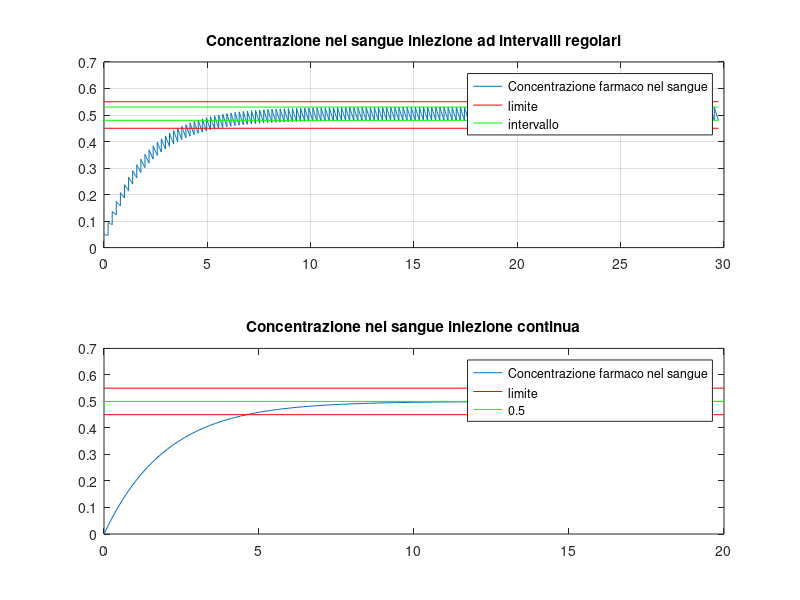
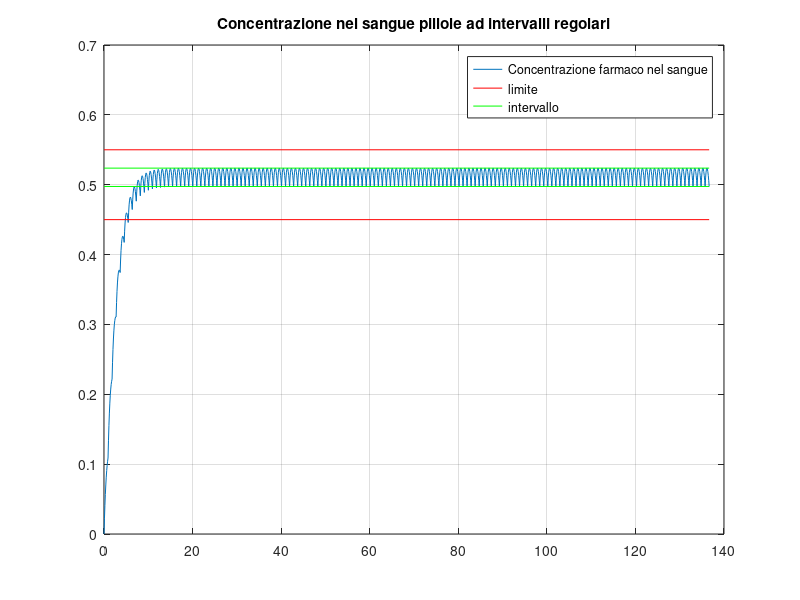

Source code (MATLAB) for these figures, in order:
clear
clc
close all

%% 1.0-Inizializzazione

k1=1;
k2=0.5;
b2=1;

A=[-k1 0;k1 -k2];
B=[0  b2]';
C=[0 1];
D=0;

sys=ss(A,B,C,D);

%% 1.1-Raggiungibilità con solo con inezione in vena

rank(ctrb(sys))

%Rank(marice di raggiungibilita')<2 --> sistema non completamente
%raggiungibile, solo la x2 punto lo è


%% 1.2.1 continuo
%uc per farlo tendere a 0.5
uc=(0.5*k2/b2);
[YC,TC,XC]=step(sys*uc);

%% 1.2.2-Iniezioni ad intervalli regolari

liminf=0.48;
limsup=0.53;
numeroImpulsi=150;
deltaImpulsi=-(log((liminf/limsup))/(k2));
ampiezzaImpulsi=(limsup-liminf)/b2;


t = linspace(0,deltaImpulsi,10);

x = [0 0];
Y = [];
X = [];
T = [];
for i = 1:numeroImpulsi
    [yl,tl,xl] = initial(sys,x,t);
    [yf,tf,xf] = impulse(sys*ampiezzaImpulsi,t);
    Y = [Y; yl+yf];
    X = [X; xl+xf];
    T = [T t+deltaImpulsi*(i-1)];
    x = [xf(end,:) + xl(end,:)];
end

%% 1.2.3-Grafici e vincoli

figure()

subplot(2,1,1)
    plot(T,Y)
    hold on 
    
    plot([0 T(length(T))],[0.55 0.55],'r')
    hold on 
    
    plot([0 T(length(T))],[limsup limsup],'g')
    hold on 
    
    plot([0 T(length(T))],[0.45 0.45],'r')
    hold on 
    
    plot([0 T(length(T))],[liminf liminf],'g')
    grid on
    
    title('Concentrazione nel sangue iniezione ad intervalli regolari')
    legend('Concentrazione farmaco nel sangue','limite','intervallo')

subplot(2,1,2)
    plot(TC,YC)
    hold on 

    plot([0 TC(length(TC))],[0.55 0.55],'r')
    hold on 
    
    plot([0 TC(length(TC))],[0.5 0.5],'g')
    hold on 
    
    plot([0 TC(length(TC))],[0.45 0.45],'r')
    hold on 
    
    title('Concentrazione nel sangue iniezione continua')
    legend('Concentrazione farmaco nel sangue','limite','0.5')

%% pulisco

clear
clc
close all

%% 2.0-Inizializazzione

clc
k1=1;
k2=0.5;
b1=0.5;
b2=1;

A=[-k1 0;k1 -k2];
B=[b1 0]';
C=[0 1];
D=0;

sys=ss(A,B,C,D);

%% 2.1-raggiungibilità ingestione

rank(ctrb(sys))

%Rank(marice di raggiungibilita')=2 --> sistema  completamente
%raggiungibile

%% 2.2-determinazione sperimentale
%tra 0.45-0.55
% deltaImpulsi=1.8220;
% ampiezzaImpulsi=0.9381;
% liminf=0.45;
% limsup=0.55;

% %circa tra 0.4975-0.52375
deltaImpulsi=1.8220/2;
ampiezzaImpulsi=0.9381/2;
liminf=0.4975;
limsup=0.52375;

numeroImpulsi=150;

t = linspace(0,deltaImpulsi,10);

x = [0 0];
Y = [];
X = [];
T = [];
for i = 1:numeroImpulsi
    [yl,tl,xl] = initial(sys,x,t);
    [yf,tf,xf] = impulse(sys*ampiezzaImpulsi,t);
    Y = [Y; yl+yf];
    X = [X; xl+xf];
    T = [T t+deltaImpulsi*(i-1)];
    x = xf(end,:) + xl(end,:);
end

%% 2.3-Grafici e vincoli

figure()

plot(T,Y)
hold on 

plot([0 T(length(T))],[0.55 0.55],'r')
hold on 

plot([0 T(length(T))],[limsup limsup],'g')
hold on 

plot([0 T(length(T))],[0.45 0.45],'r')
hold on 

plot([0 T(length(T))],[liminf liminf],'g')
grid on

title('Concentrazione nel sangue pillole ad intervalli regolari')
legend('Concentrazione farmaco nel sangue','limite','intervallo')

%% 2.4-Osservabilità del sistema

rank(obsv(sys))

%rango matrice osservabilità =2 ==> sistema completamente osservabile 

%% 2.5-osservabilità se cambia la trasformazione d'uscita 

%posso concludere che lo stato x1 diventerebbe osservabite mentre lo stato
%x2 non lo diventerebbe per il raggionamento iniziale che ha fatto il prof
%ragionamento (prima delle def di oss.tà):
%  _________________________schema_______________________
% |   ________________             ___________________   |
% |  |     x1(dot)    |---x1----> |      x2(dot)      |  |
% |   ‾‾‾‾‾‾‾‾‾‾‾‾‾‾‾‾    |        ‾‾‾‾‾‾‾‾‾‾‾‾‾‾‾‾‾‾‾   |
% |                       #--->y                         |
%  ‾‾‾‾‾‾‾‾‾‾‾‾‾‾‾‾‾‾‾‾‾‾‾‾‾‾‾‾‾‾‾‾‾‾‾‾‾‾‾‾‾‾‾‾‾‾‾‾‾‾‾‾‾‾ 
%ragionamento senza fare calcoli. facendo quindi i calcoli dovremmo
%ottenere che il rango della matrice osservabilità deve fare 1 e non piu 2:

C=[1 0];
sys=ss(A,B,C,D);
rank(obsv(sys))
